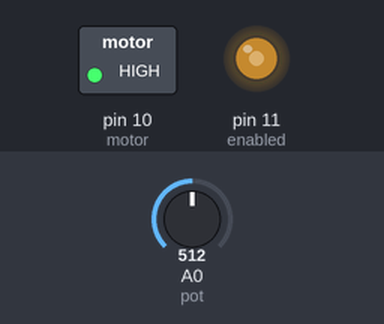
Bench run of a sketch on a simulated Arduino Uno, built with avr-gcc and run on an emulated ATmega328P. Shown: switched loads named in the sketch (green lamp = pin HIGH), output pins drawn as LEDs (lit = HIGH). Inputs (shaded band) come from the test bench; at power-on: A0 (pot) = 512.

Above: at 1.2 s.
1.3 s: A0 (pot) set to 716
At 2.0 s:
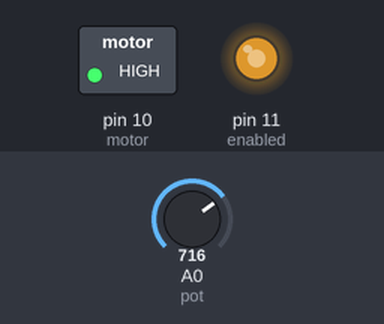
2.8 s: A0 (pot) set to 900
At 3.1 s:
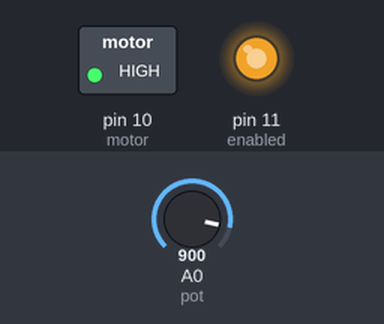
4.3 s: A0 (pot) set to 122
At 5.4 s:
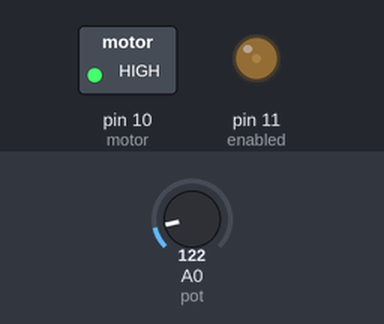
5.8 s: A0 (pot) set to 0
At 6.6 s:
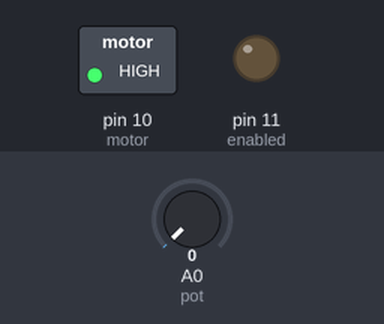
7.3 s: A0 (pot) set to 511
At 7.7 s:
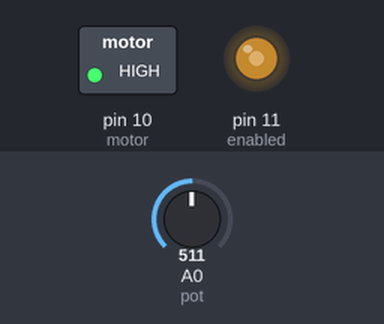
Timing chart, 0 to 9.8 s (numbered marks = the images above; inputs shaded):
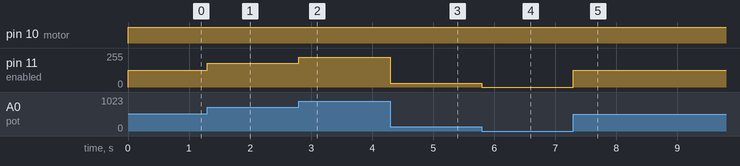

The sketch:

motorDriver.ino
```cpp
int motor = 10;
int enabled  = 11;
int pot = A0;
int val = 0;
void setup() {
  // put your setup code here, to run once:
  pinMode(motor,OUTPUT);
  pinMode(enabled, OUTPUT);
  pinMode(pot, INPUT);
}

void loop() {
  val = analogRead(pot);
  val = map(val, 0, 1023, 0, 255);
  analogWrite(enabled,val);
  digitalWrite(motor, HIGH);
}
```

Measured:
- after the input at 1.3 s, pin 11 (enabled): 127/255 → 178/255 at once
- after the input at 2.8 s, pin 11 (enabled): 178/255 → 224/255 at once
- after the input at 4.3 s, pin 11 (enabled): 224/255 → 30/255 at once
- after the input at 5.8 s, pin 11 (enabled): 30/255 → 0/255 at once
- after the input at 7.3 s, pin 11 (enabled): 0/255 → 127/255 at once
